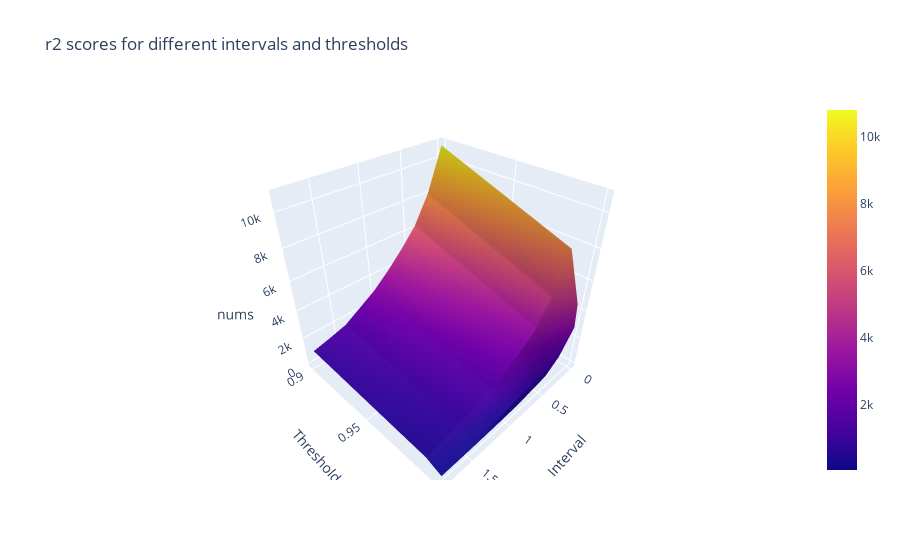

Notebook code for this chart:
### Code cell
nums = np.array(nums)
fig = plt.figure()
ax = fig.add_subplot(111, projection='3d')
ax.plot_surface(X1, Y1, nums, cmap='viridis')
ax.set_xlabel('Interval')
ax.set_ylabel('Threshold')
ax.set_zlabel('nums')
plt.show()

#use plotly for an interacting surface plot and save to html file
import plotly.graph_objects as go
fig = go.Figure(data=[go.Surface(z=nums, x=intervals, y=intervals_)])
fig.update_layout(title='r2 scores for different intervals and thresholds',
                  scene = dict(
                    xaxis_title='Interval',
                    yaxis_title='Threshold',
                    zaxis_title='nums'))
# py.plot(fig, filename='nums_all.html') 
fig.show()

### Figure 1 — Plotly figure (JSON) as saved in the notebook; plotly's stock layout.template omitted (floating-point values rounded to 4 significant figures)
{"data": [{"type": "surface", "x": [0, 0.2, 0.4, 0.6, 0.8, 1, 1.2, 1.4, 1.6, 1.8, 2], "y": [0.9999, 0.999, 0.99, 0.9], "z": [[2791, 1311, 600, 429, 269, 180, 135, 95, 70, 55], [4407, 2125, 1066, 744, 588, 405, 267, 159, 142, 93], [7545, 5072, 3481, 2688, 2127, 1484, 1142, 780, 589, 438], [10797, 8075, 6241, 5022, 3951, 3008, 2303, 1603, 1268, 971]]}], "layout": {"scene": {"xaxis": {"title": {"text": "Interval"}}, "yaxis": {"title": {"text": "Threshold"}}, "zaxis": {"title": {"text": "nums"}}}, "title": {"text": "r2 scores for different intervals and thresholds"}}}
